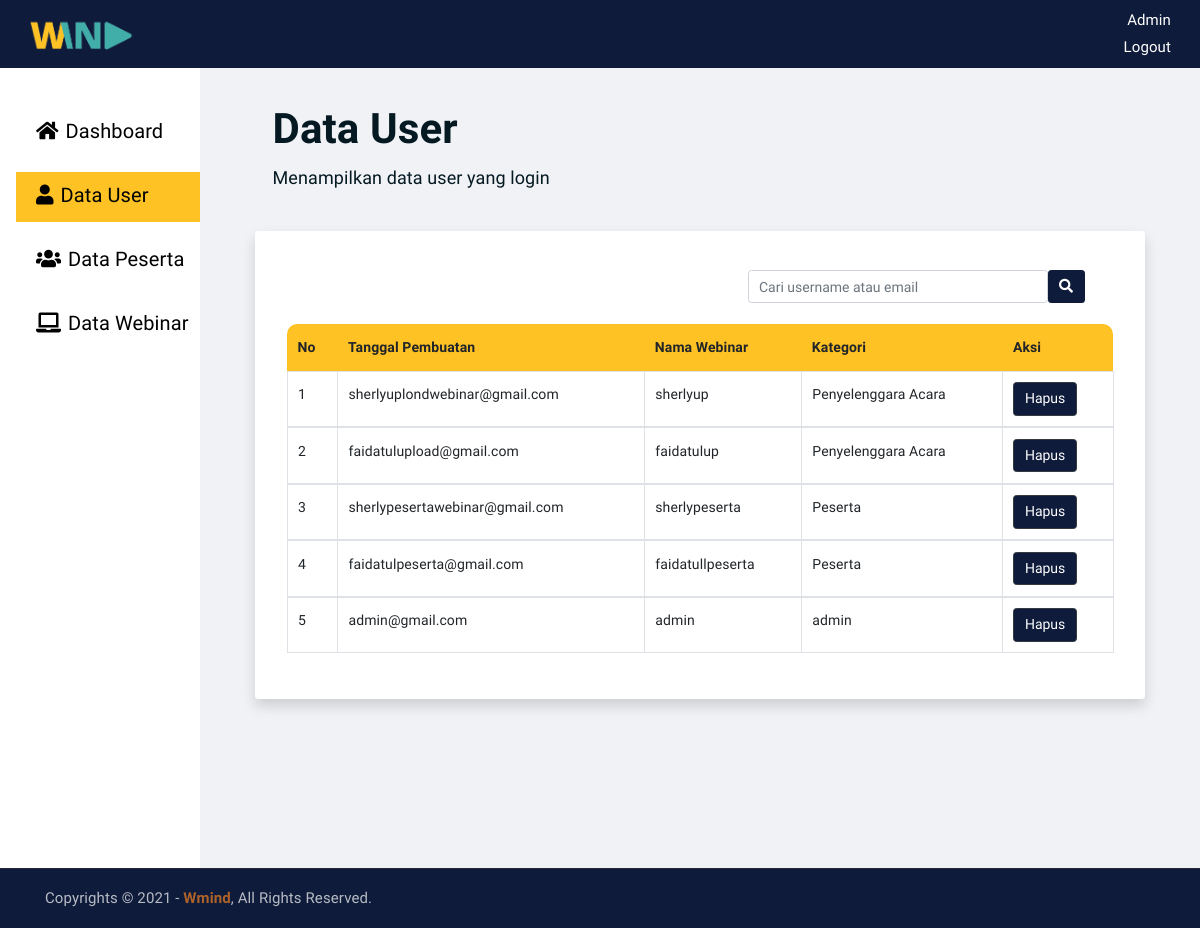
/admin-user.php (signed in), run on the app's committed database.
### tables this page shows
CREATE TABLE `tb_user` (
  `id_user` int(11) NOT NULL,
  `nama` varchar(225) NOT NULL,
  `email` varchar(225) NOT NULL,
  `username` varchar(225) NOT NULL,
  `level` varchar(20) NOT NULL,
  `password` varchar(100) DEFAULT NULL
);

### admin-user.php (the view, shortened to what this page needs)
<!DOCTYPE html>
<html lang="en">
<head>
    <link rel="stylesheet" href="assets/css/all.min.css">
    <link rel="stylesheet" href="assets/bootstrap/css/bootstrap.min.css">
    <link rel="stylesheet" href="assets/css/owl.carousel.css">
    <link rel="stylesheet" href="assets/css/magnific-popup.css">
    <link rel="stylesheet" href="assets/css/animate.css">
    <link rel="stylesheet" href="assets/css/meanmenu.min.css">
    <link rel="stylesheet" href="assets/css/main.css">
    <link rel="stylesheet" href="assets/css/responsive.css">
    <link rel="stylesheet" href="assets/css/css_tirja.css">
</head>
<body>
    <div class="wadah">
        <nav class="navbar navBarEo">
            <div class="container-fluid">
                <a class="navbar-brand" href="index.php">
                    <img src="assets/img/logo_transparan.png" style="width: 70%" alt="">
                </a>
                <div class="navBarUsername">
                    <p class="panggilUsername"> <?php echo $_SESSION['username']; ?></p>
                    <a class="txtLogout" href="logout.php">Logout</a>
                </div>
            </div>
        </nav>
        <div class="container-fluid">
            <div class="row">
                <div class="col-md-2 samping-kiri">
                    <div class="menu-samping">
                        <ul class="nav flex-column">
                            <li class="nav-item ml-4">
                                <a class="nav-link link-menu" href="admin-dashboard.php"><i class="fas fa-home mr-2"></i>Dashboard</a>
                            </li>
                            <li class="nav-item active mt-3 ml-4">
                                <a class="nav-link link-menu" href="admin-user.php"><i class="fas fa-user mr-2"></i>Data User</a>
                            </li>
                            <li class="nav-item mt-3 ml-4">
                                <a class="nav-link link-menu" href="admin-peserta.php"><i class="fas fa-users mr-2"></i>Data Peserta</a>
                            </li>
                            <li class="nav-item mt-3 ml-4">
                                <a class="nav-link link-menu" href="admin-webinar.php"><i class="fas fa-laptop mr-2"></i>Data Webinar</a>
                            </li>
                        </ul>
                    </div>
                </div>
                <div class="col-md-10" style="background-color: #F0F2F5;">
                    <div class="isi-admin">
                        <div class="card judul-tabel">
                            <div class="card-body">
                                <h2 class="card-title">Data User</h2>
                                <p class="card-text" style="font-size: 18px;">Menampilkan data user yang login</p>
                            </div>
                        </div>
                        <div class="card shadow p-3 mb-5 bg-white rounded" style="width: 100%; border: none; border-radius: 6px; ">
                            <div class="card-body">
                                <div class="navbar">
                                    <div class="container d-flex justify-content-end mb-3 ">
                                        <form class="d-flex" action="" method="post" style=" ">
                                            <input class="form-control" style="width: 300px;" name="inputCari" type="search" placeholder="Cari username atau email" aria-label="Search">
                                            <button class="btn" name="cari" type="submit" style="background-color: #0E1B3A; color: white;"><i class="fas fa-search"></i></button>
                                        </form>
                                    </div>
                                </div>
                                <table class="table table-bordered" style="border:none;">
                                    <thead>
                                        <tr style="background-color: #FFC224;border: none;">
                                            <th scope="col" style="border-top-left-radius: 10px; border: none;">No</th>
                                            <th scope="col" style="border: none;">Tanggal Pembuatan</th>
                                            <th scope="col" style="border: none;">Nama Webinar</th>
                                            <th scope="col" style="border: none;">Kategori</th>
                                            <th scope="col" style="border-top-right-radius: 10px; border: none;">Aksi</th>
                                        </tr>
                                    </thead>
                                    <?php
										include "koneksi.php";
										$no=1;
										$cari = $_POST['inputCari'];
										if($cari != ''){
											$select= mysqli_query($koneksi, "SELECT * FROM tb_user WHERE id_user AND username LIKE '%".$cari."%' OR email LIKE '%".$cari."%' ");
										}else{
											$select= mysqli_query($koneksi, "SELECT * FROM tb_user WHERE id_user ");
										}
										if(mysqli_num_rows($select)){
											while ($data=mysqli_fetch_array ($select)){
									?>
                                    <tbody>
                                        <tr>
                                            <td><?php echo $no++;?></td>
                                            <td><?php echo $data['email']; ?></td>
                                            <td><?php echo $data['username']; ?></td>
                                            <td><?php echo $data['level']; ?></td>
                                            <td>
                                                <a href="admin-delete-user.php?id_user=<?php echo $data['id_user'];?>"
                                                    onclick="return confirm ('Apakah anda yakin?')" >
                                                    <button type="button" class="btn btn-dark btn-admin">Hapus</button>
                                                </a>
                                            </td>
                                        </tr>
                                    <?php
                                    }
                                    ?>
                                    </tbody>
                                    <?php } else{
										echo '<tr class="text-center"><td colspan="5">Tidak ada data</td></tr>';
									}?>
                                </table>
                            </div>
                        </div>
                    </div>
                </div>
            </div>
        </div>
        <div class="copyright" style="background-color: #0E1B3A">
            <div class="container">
                <div class="row">
                    <div class="col-lg-6 col-md-12">
                        <p>Copyrights &copy; 2021 - <a href="https://imransdesign.com/">Wmind</a>,  All Rights Reserved.</p>
                    </div>
                </div>
            </div>
        </div>
    </div>
</body>
</html>

### assets/css/main.css (style rules this page uses)
html { font-size: 14px; font-weight: 400; line-height: 28px; height: 100%; }
body { font-family: 'Lexend Deca', sans-serif; font-weight: 400; font-size: 1rem; letter-spacing: 0.1px; line-height: 1.8; color: #051922; overflow-x: hidden; }
body img { max-width: 100%; }
a { cursor: pointer; text-decoration: none; -webkit-transition: all 0.2s ease-in-out; -o-transition: all 0.2s ease-in-out; transition: all 0.2s ease-in-out; }
h1, .h1, h2, .h2, h3, .h3, h4, .h4, h5, .h5, h6, .h6 { font-family: 'Lexend Deca', sans-serif; font-weight: 700; margin: 0 0 1.25rem 0; color: #051922; }
h2, .h2 { font-size: 3rem; font-weight: 700; line-height: 3.25rem; }
p { font-family: 'Lexend Deca', sans-serif; font-weight: 400; font-size: 1rem; letter-spacing: 0.1px; line-height: 1.8; color: #051922; margin: 0 0 1.25rem 0; }
p:last-child { margin: 0; }
a.navbar-brand img { max-width: 150px; }
.copyright { background-color: #051922; border-top: 1px solid #232a35; }
.copyright p { margin: 0; color: #fff; opacity: 0.7; padding: 16px 0; font-size: 15px; }
.copyright a { color: #F28123; font-weight: 700; }
a.navbar-brand { -webkit-transition: 0.3s; -o-transition: 0.3s; transition: 0.3s; }
html, body { height: 100%; }
thead { border-bottom: 1px solid #eee; }

### assets/css/css_tirja.css (style rules this page uses)
body .wadah { font-family: 'Lexend Deca', sans-serif; }
.navBarEo { background-color: #0E1B3A; }
.navBarUsername { text-align: right; }
.panggilUsername { color: white; font-family: 'Lexend Deca', sans-serif; font-size: 15px; margin-bottom: 0px; text-transform: capitalize; }
.txtLogout { color: white; font-family: 'Lexend Deca', sans-serif; font-size: 15px; font-weight: 200; }
.samping-kiri { height: 800px; background-color: white; width: 300px; }
.menu-samping { padding-top: 40px; margin-left: -20px; width: 400px; }
.menu-samping ul li.active { background-color: #FFC224; }
.menu-samping ul li a { color: black; }
.link-menu { color: black; padding-top: 5px; padding-bottom: 5px; padding-right: 5px; padding-left: 20px; width: 200px; height: 50px; font-family: 'Lexend Deca', sans-serif; font-size: 20px; cursor: pointer; }
.isi-admin { margin: 40px; }
.judul-tabel { margin-bottom: 20px; margin-top: -20px; background: transparent; border: none; }
.btn-admin { background-color: #0E1B3A; color: white; }

### data on the page
tb_user: email "sherlyuplondwebinar@gmail.com", username "sherlyup", level "Penyelenggara Acara"
tb_user: email "faidatulupload@gmail.com", username "faidatulup", level "Penyelenggara Acara"
tb_user: email "sherlypesertawebinar@gmail.com", username "sherlypeserta", level "Peserta"
tb_user: email "faidatulpeserta@gmail.com", username "faidatullpeserta", level "Peserta"
tb_user: email "admin@gmail.com", username "admin", level "admin"

### other printed values
$_SESSION['username'] "Admin"
